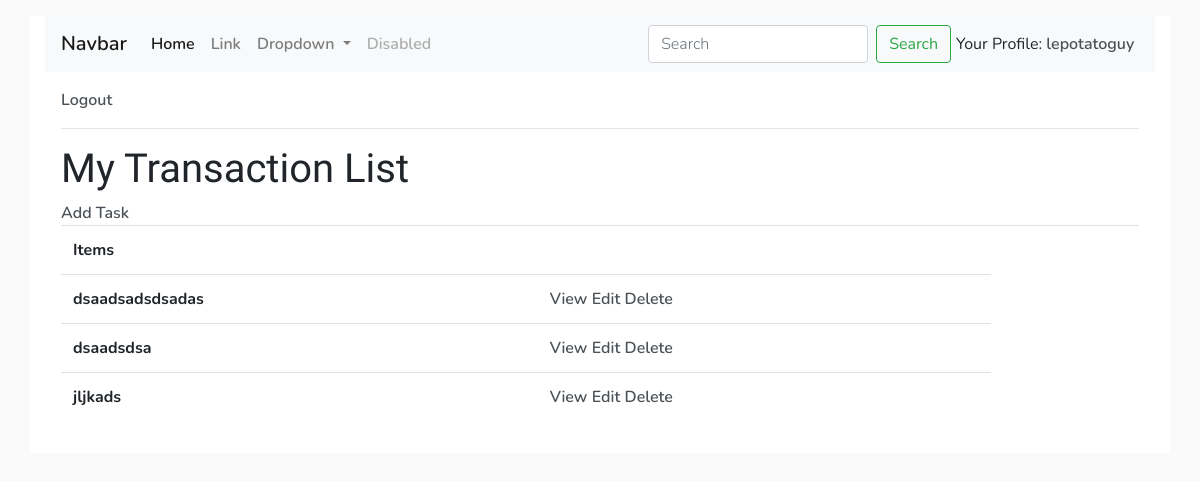
Before: / (signed in) with the older database file.
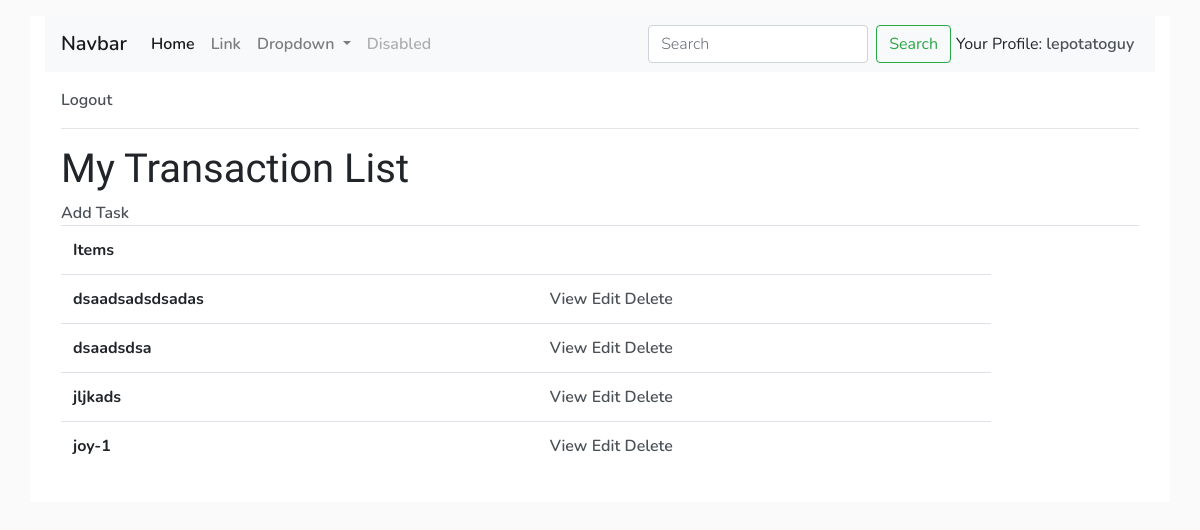
After: the same page with the newer database file.
### mainapp/models.py (models this page shows, shortened)
class Transaction(models.Model):
    finance = models.ForeignKey(
        Finance, on_delete=models.CASCADE)
    user = models.ForeignKey(User, on_delete=models.DO_NOTHING)
    title = models.CharField(max_length=255)
    desc = models.CharField(max_length=255, blank=True)
    remarks = models.TextField(null=True, blank=True)
    cash_transaction = models.FloatField(default="0.0")
    created = models.DateTimeField(auto_now_add=True)
    class Meta:
        ordering = ['title']

### mainapp/views.py (the view)
# urls.py: path('', Index.as_view(), name='index'),
class Index(LoginRequiredMixin, ListView):
    model = Transaction  # database
    context_object_name = 'transactions'  # context object inside the html
    template_name = 'mainapp/index.html'  # specifying template name
    def get_context_data(self, **kwargs):
        context = super().get_context_data(**kwargs)
        context['transactions'] = context['transactions'].filter(
            user=self.request.user)  # total transactions for a user
        context['profile'] = Finance.objects.filter(user=self.request.user)
        return context

### mainapp/templates/mainapp/index.html (shortened to what this page needs)
{% extends 'mainapp/base.html' %}{% load static %} {% block content %}
<nav class="navbar navbar-expand-lg navbar-light bg-light">
    <a class="navbar-brand" href="#">Navbar</a>
    <div class="collapse navbar-collapse" id="navbarSupportedContent">
        <ul class="navbar-nav mr-auto">
            <li class="nav-item active">
                <a class="nav-link" href="#">Home <span class="sr-only">(current)</span></a>
            </li>
            <li class="nav-item">
                <a class="nav-link" href="#">Link</a>
            </li>
            <li class="nav-item dropdown">
                <a class="nav-link dropdown-toggle" href="#" id="navbarDropdown" role="button" data-toggle="dropdown" aria-expanded="false">
                Dropdown
              </a>
            </li>
            <li class="nav-item">
                <a class="nav-link disabled">Disabled</a>
            </li>
        </ul>
        <form class="form-inline my-2 my-lg-0">
            <input class="form-control mr-sm-2" type="search" placeholder="Search" aria-label="Search">
            <button class="btn btn-outline-success my-2 my-sm-0" type="submit">Search</button>
        </form>
        <div style="padding:0.3em;">Your Profile: <a href="{% url 'profile' %}">{{request.user}}</a></div>
    </div>
</nav>
<div style="padding: 1rem;">
    {% if request.user.is_authenticated %}
    <a href="{% url 'logout' %}">Logout</a> {% if not profile %}
    <h1>To getting started, please create your Profile <a href="{% url 'profile-create' %}">here</a>.</h1>
    {% else %}
    <hr>
    <h1>My Transaction List</h1>
    <a href="{% url 'transaction-create' %}">Add Task</a>
    <table class="table table-hover">
        <tr>
            <th>Items</th>
            <th></th>
            <th></th>
            <th></th>
        </tr>
        {% for stuff in transactions%}
        <tr>
            <th>{{stuff.title}}</th>
            <th>
                <a href="{% url 'transaction_detail' stuff.id %}">View</a>
                <a href="{% url 'transaction-update' stuff.id %}">Edit</a>
                <a href="{% url 'transaction-delete' stuff.id %}">Delete</a>
            </th>
        </tr>
        {% empty %}
        <h3>No Transactions Yet</h3> {% endfor %}
    </table>
    {% endif %} {% else %}
    <a href="{% url 'login' %}">Login</a> {% endif %}
</div>
{% endblock content %}

### mainapp/templates/mainapp/base.html (shortened to what this page needs)
{% load static %}
<!doctype html>
<html lang="en">
<head>
    <link rel="stylesheet" href="https://cdn.jsdelivr.net/npm/bootstrap@4.6.1/dist/css/bootstrap.min.css">
</head>
<body>
    <div class="container">
        {% block content %} {% endblock content %}
    </div>
</body>
</html>

### mainapp/templates/mainapp/base.html (style rules this page uses)
body { background-color: #FAFAFA; font-family: 'Nunito', sans-serif; padding-top: 1rem; }
h1, h2, h3, h4, h5, h6 { font-family: 'Raleway', sans-serif; }
a, p { color: #4b5156 }
a { font-weight: 600; }
.container { max-width: 550x; margin: auto; background-color: #fff; }
input { outline: none; border: none; }
::placeholder { font-weight: 300; opacity: 0.5; }

Changed rows visible on the page:
added Transaction: title "joy-1"
